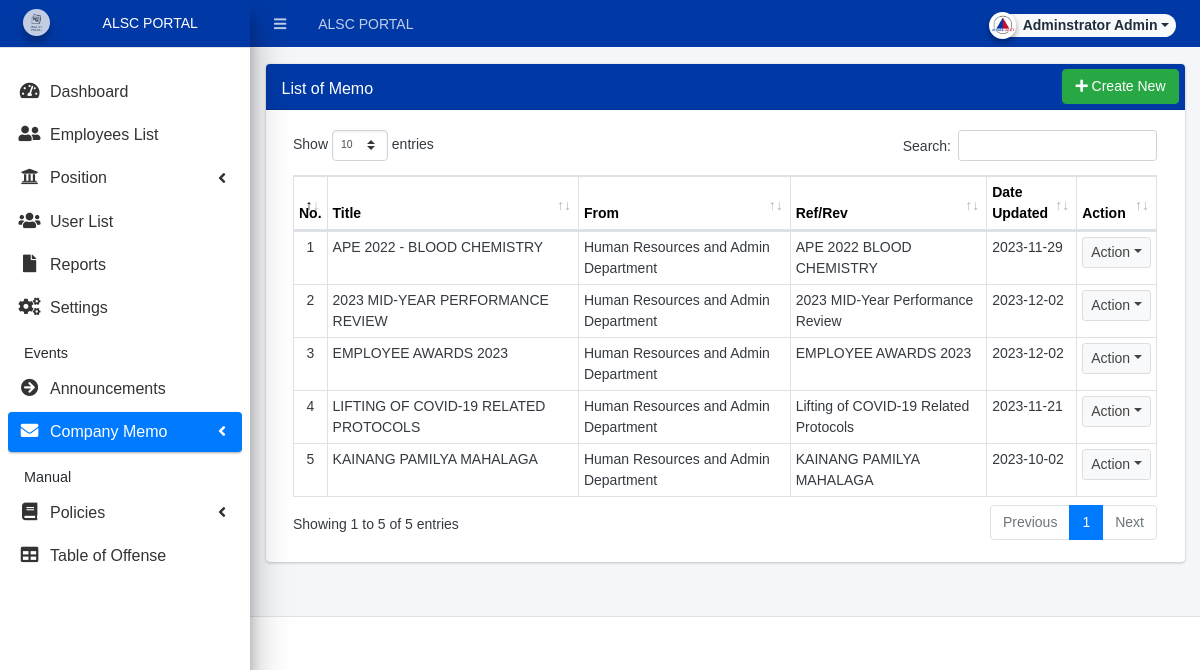
Before: /admin/index.php?page=memo/memo (signed in) with the older database file.
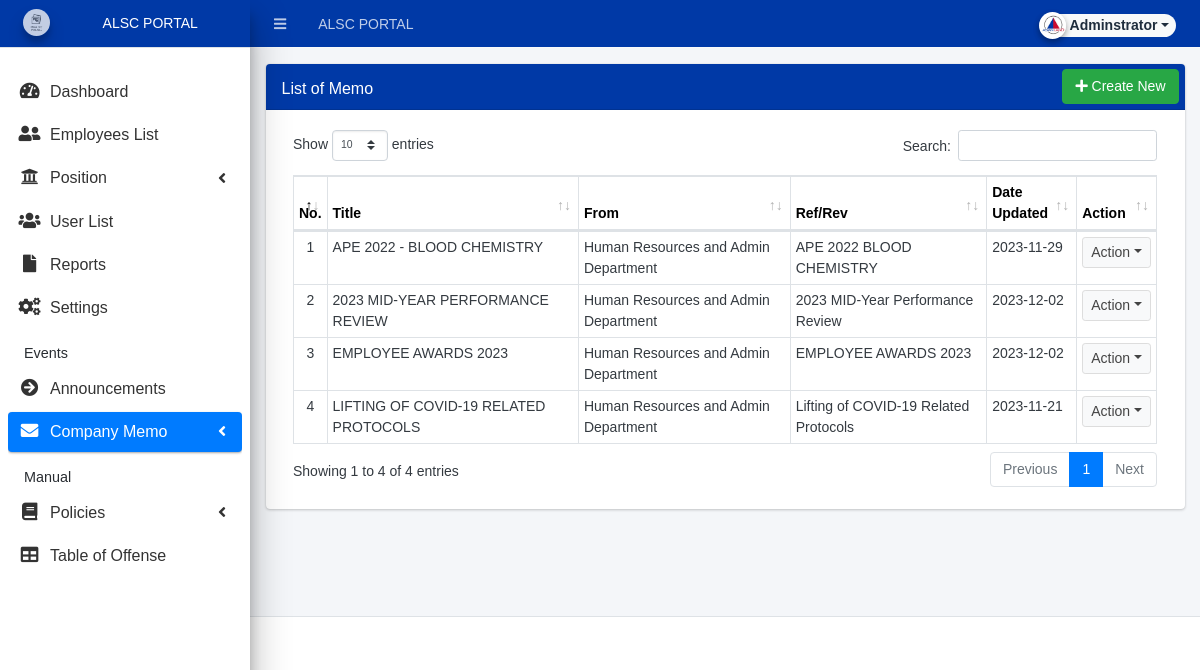
After: the same page with the newer database file.
### tables this page shows
CREATE TABLE `memo_list` (
  `id` int(30) NOT NULL,
  `title` text NOT NULL,
  `description` text NOT NULL,
  `date_created` datetime NOT NULL DEFAULT current_timestamp(),
  `date_updated` datetime DEFAULT NULL ON UPDATE current_timestamp(),
  `to_` text NOT NULL,
  `from_` text NOT NULL,
  `date_` datetime NOT NULL,
  `cc_` text NOT NULL,
  `ref_` text NOT NULL,
  `re_` text NOT NULL
);

### config.php (called while the page is built, shortened)
<?php
require_once('classes/DBConnection.php');
require_once('classes/SystemSettings.php');
function validate_image($file){
	if(!empty($file)){
		if(is_file(base_app.$file)){
			return base_url.$file;
		}else{
			return base_url.'dist/img/no-image-available.png';
		}
	}else{
		return base_url.'dist/img/no-image-available.png';
	}
}
function isMobileDevice(){
    $aMobileUA = array(
        '/iphone/i' => 'iPhone',
        '/ipod/i' => 'iPod',
        '/ipad/i' => 'iPad',
        '/android/i' => 'Android',
        '/blackberry/i' => 'BlackBerry',
        '/webos/i' => 'Mobile'
    );
    return false;
}
?>

### classes/DBConnection.php (called while the page is built, shortened)
<?php
class DBConnection{
    private $host = DB_SERVER;
    private $username = DB_USERNAME;
    private $password = DB_PASSWORD;
    private $database = DB_NAME;
    public $conn;
    public function __construct(){
        if (!isset($this->conn)) {
            $this->conn = new mysqli($this->host, $this->username, $this->password, $this->database);
        }
    }
}
?>

### classes/SystemSettings.php (called while the page is built, shortened)
<?php
class SystemSettings extends DBConnection{
	function userdata($field = ''){
		if(!empty($field)){
			if(isset($_SESSION['userdata'][$field]))
				return $_SESSION['userdata'][$field];
			else
				return null;
		}else{
			return false;
		}
	}
	function info($field=''){
		if(!empty($field)){
			if(isset($_SESSION['system_info'][$field]))
				return $_SESSION['system_info'][$field];
			else
				return false;
		}else{
			return false;
		}
	}
}
$_settings = new SystemSettings();
?>

### admin/memo/memo.php (the view, shortened to what this page needs)
<div class="card">
	<div class="card-header" style="background-color: #0039a6 ;padding: 0.3rem 1rem">
		<h3 class="card-title">List of Memo</h3>
		<?php if($_settings->userdata('type') != 3): ?>
		<div class="card-tools">
		<a href="?page=memo/manage_memo" class="btn btn-success"><span class="fas fa-plus"></span>  Create New</a>
		</div>
		<?php endif; ?>
	</div>
	<div class="card-body">
        <div class="container-fluid">
			<table class="table table-stripped table-hover table-bordered">
				<thead>
					<tr>
						<th style="color: black;">No.</th>
						<th style="color: black;">Title</th>
						<th style="color: black;">From</th>
						<th style="color: black;">Ref/Rev</th>
						<th style="color: black;">Date Updated</th>
						<th style="color: black;">Action</th>
					</tr>
				</thead>
				<tbody>
					<?php
					$i = 1;
						$qry = $conn->query("SELECT * from `memo_list` order by unix_timestamp(date_created) desc ");
						while($row = $qry->fetch_assoc()):
                            $row['description'] = strip_tags(stripslashes(html_entity_decode($row['description'])));
					?>
						<tr>
							<td class="text-center"><?php echo $i++; ?></td>
							<td><?php echo $row['title'] ?></td>
							<td><?php echo $row['from_'] ?></td>
							<td><?php echo $row['re_'] ?></td>
							<td><?php echo ($row['date_updated'] != null) ? date('Y-m-d', strtotime($row['date_updated'])) : date('Y-m-d', strtotime($row['date_created'])); ?></td>
							<td align="center">
								 <button type="button" class="btn btn-default btn-sm dropdown-toggle dropdown-icon" data-toggle="dropdown">
				                  		Action
				                  </button>
							</td>
						</tr>
					<?php endwhile; ?>
				</tbody>
			</table>
		</div>
	</div>
</div>

### admin/index.php (shortened to what this page needs)
<?php require_once('../config.php'); ?>
 <!DOCTYPE html>
<html lang="en" class="" style="height: auto;">
<?php require_once('inc/header.php') ?>
  <body class="sidebar-mini layout-fixed control-sidebar-slide-open layout-navbar-fixed sidebar-mini-md sidebar-mini-xs text-sm" data-new-gr-c-s-check-loaded="14.991.0" data-gr-ext-installed="" style="height: auto;">
    <div class="wrapper">
     <?php require_once('inc/topBarNav.php') ?>
     <?php require_once('inc/navigation.php') ?>
     <?php $page = isset($_GET['page']) ? $_GET['page'] : 'home';  ?>
      <div class="content-wrapper  pt-3" style="min-height: 567.854px;">
        <section class="content  text-dark">
          <div class="container-fluid">
            <?php
              if(!file_exists($page.".php") && !is_dir($page)){
                  include '404.html';
              }else{
                if(is_dir($page))
                  include $page.'/index.php';
                else
                  include $page.'.php';
              }
            ?>
          </div>
        </section>
      </div>
      <?php require_once('inc/footer.php') ?>
  </body>
</html>

### admin/inc/header.php (shortened to what this page needs)
<head>
    <link rel="stylesheet" href="<?php echo base_url ?>plugins/fontawesome-free/css/all.min.css">
    <link rel="stylesheet" href="<?php echo base_url ?>plugins/tempusdominus-bootstrap-4/css/tempusdominus-bootstrap-4.min.css">
  <link rel="stylesheet" href="<?php echo base_url ?>plugins/datatables-bs4/css/dataTables.bootstrap4.min.css">
  <link rel="stylesheet" href="<?php echo base_url ?>plugins/datatables-responsive/css/responsive.bootstrap4.min.css">
  <link rel="stylesheet" href="<?php echo base_url ?>plugins/datatables-buttons/css/buttons.bootstrap4.min.css">
  <link rel="stylesheet" href="<?php echo base_url ?>plugins/select2/css/select2.min.css">
  <link rel="stylesheet" href="<?php echo base_url ?>plugins/select2-bootstrap4-theme/select2-bootstrap4.min.css">
    <link rel="stylesheet" href="<?php echo base_url ?>plugins/icheck-bootstrap/icheck-bootstrap.min.css">
    <link rel="stylesheet" href="<?php echo base_url ?>plugins/jqvmap/jqvmap.min.css">
    <link rel="stylesheet" href="<?php echo base_url ?>dist/css/adminlte.css">
    <link rel="stylesheet" href="<?php echo base_url ?>dist/css/custom.css">
    <link rel="stylesheet" href="<?php echo base_url ?>plugins/overlayScrollbars/css/OverlayScrollbars.min.css">
    <link rel="stylesheet" href="<?php echo base_url ?>plugins/daterangepicker/daterangepicker.css">
    <link rel="stylesheet" href="<?php echo base_url ?>plugins/summernote/summernote-bs4.min.css">
  <link rel="stylesheet" href="<?php echo base_url ?>plugins/sweetalert2-theme-bootstrap-4/bootstrap-4.min.css">
  </head>

### admin/inc/topBarNav.php (shortened to what this page needs)
<nav class="main-header navbar navbar-expand navbar-dark border border-light border-top-0 border-left-0 border-right-0 navbar-light text-sm" style="background-color: #0039a6;">
  <ul class="navbar-nav">
    <li class="nav-item">
    <a class="nav-link" data-widget="pushmenu" href="#" role="button"><i class="fas fa-bars"></i></a>
    </li>
    <li class="nav-item d-none d-sm-inline-block">
      <a href="<?php echo base_url ?>" class="nav-link"><?php echo (!isMobileDevice()) ? $_settings->info('name'):$_settings->info('short_name'); ?></a>
    </li>
  </ul>
  <ul class="navbar-nav ml-auto">
    <li class="nav-item">
      <div class="btn-group nav-link">
            <button type="button" class="btn btn-rounded badge badge-light dropdown-toggle dropdown-icon" data-toggle="dropdown">
              <span><img src="<?php echo validate_image($_settings->userdata('avatar')) ?>" class="img-circle elevation-2 user-img" alt="User Image"></span>
              <span class="ml-3"><?php echo ucwords($_settings->userdata('firstname').' '.$_settings->userdata('lastname')) ?></span>
            </button>
        </div>
    </li>
  </ul>
</nav>

### admin/inc/navigation.php (shortened to what this page needs)
<aside class="main-sidebar sidebar-light-primary disabled elevation-5 sidebar-no-expand" style="background-color: white;">
  <a href="<?php echo base_url ?>admin" class="brand-link" style="background-color: #0039a6 ; color: white; text-align: center;">
  <img src="<?php echo validate_image($_settings->info('logo'))?>" alt="Store Logo" class="brand-image img-circle elevation-3" style="opacity: .8;width: 1.7rem;height: 1.7rem;max-height: unset">
  <span class="brand-text font-weight-light text-white"><?php echo $_settings->info('short_name') ?></span>
  </a>
  <div class="sidebar os-host os-theme-light os-host-overflow os-host-overflow-y os-host-resize-disabled os-host-transition os-host-scrollbar-horizontal-hidden">
    <div class="os-content-glue" style="margin: 0px -8px; width: 249px; height: 646px;"></div>
    <div class="os-padding">
      <div class="os-viewport os-viewport-native-scrollbars-invisible" style="overflow-y: scroll;">
        <div class="os-content" style="padding: 0px 8px; height: 100%; width: 100%;">
          <nav class="mt-4">
             <ul class="nav nav-pills nav-sidebar flex-column nav-compact nav-child-indent nav-collapse-hide-child" data-widget="treeview" role="menu" data-accordion="false">
              <li class="nav-item dropdown">
                <a href="./" class="nav-link nav-home">
                  <i class="nav-icon fas fa-tachometer-alt"></i>
                  <p>
                    Dashboard
                  </p>
                </a>
              </li>
              <?php $usertype = $_settings->userdata('type');
                  if($usertype != 1 && $usertype !=2):?>
              <li class="nav-item dropdown">
                <a href="<?php echo base_url ?>admin/?page=employees/records&id=<?php echo $_settings->userdata('id') ?>" class="nav-link nav-employees_records">
                  <i class="nav-icon fas fa-id-card"></i>
                  <p>
                    My Records
                  </p>
                </a>
              </li>
              <?php else: ?>
              <li class="nav-item dropdown">
                <a href="<?php echo base_url ?>admin/?page=employees" class="nav-link nav-employees">
                  <i class="nav-icon fas fa-user-friends"></i>
                  <p>
                    Employees List
                  </p>
                </a>
              </li>
              <?php endif; ?>
              <?php if($_settings->userdata('type') != 3): ?>
              <li class="nav-item dropdown">
                <a href="#" class="nav-link nav-maintenance_department nav-maintenance_designation">
                  <i class="nav-icon fa fa-university"></i>
                  <p>
                    Position
                    <i class="right fas fa-angle-left"></i>
                  </p>
                </a>
              </li>
              <?php endif; ?>
              <?php if($_settings->userdata('type') <= 2): ?>
              <li class="nav-item dropdown">
                <a href="<?php echo base_url ?>admin/?page=user/list" class="nav-link nav-user_list">
                  <i class="nav-icon fas fa-users"></i>
                  <p>
                    User List
                  </p>
                </a>
              </li>
              <?php endif; ?>
              <?php if($_settings->userdata('type') != 3): ?>
              <li class="nav-item dropdown">
                <a href="<?php echo base_url ?>admin/?page=reports" class="nav-link nav-reports">
                  <i class="nav-icon fas fa-file"></i>
                  <p>
                    Reports
                  </p>
                </a>
              </li>
              <li class="nav-item dropdown">
                <a href="<?php echo base_url ?>admin/?page=system_info" class="nav-link nav-system_info">
                  <i class="nav-icon fas fa-cogs"></i>
                  <p>
                    Settings
                  </p>
                </a>
              </li>
              <?php endif; ?>
              <li class="nav-header">Events</li>
              <li class="nav-item dropdown">
                <a href="<?php echo base_url ?>admin/?page=announcement/announcement" class="nav-link nav-announcement_announcement">
                  <i class="nav-icon fa fa-arrow-circle-right"></i>
                  <p>
                    Announcements
                  </p>
                </a>
              </li>
              <li class="nav-item dropdown">
                <a href="#" class="nav-link nav-memo_memo nav-memo_previous_memo">
                  <i class="nav-icon fas fa-envelope"></i>
                  <p>
                    Company Memo
                    <i class="right fas fa-angle-left"></i>
                  </p>
                </a>
              </li>
              <li class="nav-header">Manual</li>
              <?php if($_settings->userdata('type') != 3): ?>
              <li class="nav-item dropdown">
                <a href="#" class="nav-link nav-policies_policies nav-policies_list_policies">
                  <i class="nav-icon fas fa-book"></i>
                  <p>
                    Policies
                    <i class="right fas fa-angle-left"></i>
                  </p>
                </a>
              </li>
              <li class="nav-item dropdown">
                <a href="<?php echo base_url ?>admin/?page=offense/offense" class="nav-link nav-offense_offense nav-offense_list_offense">
                  <i class="nav-icon fas fa-table"></i>
                  <p>
                    Table of Offense
                  </p>
                </a>
              </li>
              <?php endif; ?>
            </ul>
          </nav>
        </div>
      </div>
    </div>
  </div>
</aside>

### admin/inc/footer.php (shortened to what this page needs)
<footer class="main-footer text-sm">

### admin/inc/topBarNav.php (style rules this page uses)
.user-img { position: absolute; height: 27px; width: 27px; object-fit: cover; left: -7%; top: -12%; }
.btn-rounded { border-radius: 50px; }

### admin/inc/navigation.php (style rules this page uses)
body { font-family: Arial, sans-serif; }
.nav li a { font-size: 16px; color: #333; text-decoration: none; transition: color 0.3s; }
.nav-item.dropdown { position: relative; }
.nav-item.dropdown .nav-link { display: block; padding: 8px 8px; color: #333; text-decoration: none; transition: background-color 0.3s; }

### admin/memo/memo.php (style rules this page uses)
.card-title { color:white; padding-top: 10px; }

Changed rows visible on the page:
removed memo_list: title "KAINANG PAMILYA MAHALAGA", from_ "Human Resources and Admin Department", re_ "KAINANG PAMILYA MAHALAGA", date_updated "2023-10-02"
Other visible differences:
$_settings->userdata('firstname').' '.$_settings->userdata('lastname'): "Adminstrator Admin" → "Adminstrator"
text written by a page script: "Show entries Search: Showing 1 to 5 of 5 entries Previous 1 Next" → "Show entries Search: Showing 1 to 4 of 4 entries Previous 1 Next"
